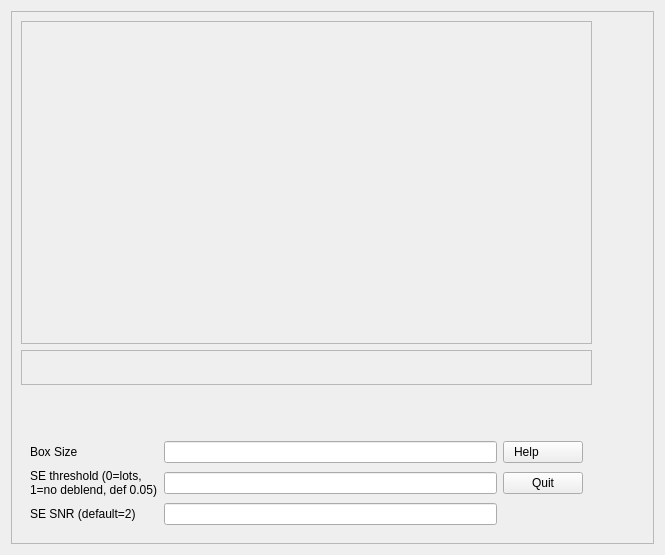
<?xml version="1.0" encoding="UTF-8"?>
<ui version="4.0">
 <class>Form</class>
 <widget class="QWidget" name="Form">
  <property name="geometry">
   <rect>
    <x>0</x>
    <y>0</y>
    <width>665</width>
    <height>555</height>
   </rect>
  </property>
  <property name="windowTitle">
   <string>Form</string>
  </property>
  <layout class="QGridLayout" name="gridLayout">
   <item row="0" column="0">
    <widget class="QFrame" name="mainframe">
     <property name="frameShape">
      <enum>QFrame::StyledPanel</enum>
     </property>
     <property name="frameShadow">
      <enum>QFrame::Raised</enum>
     </property>
     <layout class="QGridLayout" name="gridLayout_2">
      <item row="9" column="5">
       <widget class="QWidget" name="widget_3" native="true"/>
      </item>
      <item row="4" column="12">
       <widget class="QWidget" name="widget_10" native="true"/>
      </item>
      <item row="9" column="4">
       <widget class="QWidget" name="widget_4" native="true"/>
      </item>
      <item row="9" column="2">
       <widget class="QWidget" name="widget_11" native="true"/>
      </item>
      <item row="6" column="12">
       <widget class="QWidget" name="widget_9" native="true"/>
      </item>
      <item row="7" column="12">
       <widget class="QWidget" name="widget_2" native="true"/>
      </item>
      <item row="1" column="12">
       <widget class="QWidget" name="widget_14" native="true"/>
      </item>
      <item row="5" column="12">
       <widget class="QWidget" name="widget_7" native="true"/>
      </item>
      <item row="9" column="1">
       <widget class="QWidget" name="widget_13" native="true"/>
      </item>
      <item row="3" column="12">
       <widget class="QWidget" name="widget_8" native="true"/>
      </item>
      <item row="9" column="7">
       <widget class="QWidget" name="widget" native="true"/>
      </item>
      <item row="9" column="9">
       <widget class="QWidget" name="widget_20" native="true"/>
      </item>
      <item row="2" column="12">
       <widget class="QWidget" name="widget_15" native="true"/>
      </item>
      <item row="0" column="1" rowspan="8" colspan="11">
       <widget class="QFrame" name="cutouts">
        <property name="frameShape">
         <enum>QFrame::StyledPanel</enum>
        </property>
        <property name="frameShadow">
         <enum>QFrame::Raised</enum>
        </property>
        <layout class="QGridLayout" name="cutoutsLayout">
         <item row="0" column="0">
          <widget class="QWidget" name="dummyWidget" native="true"/>
         </item>
        </layout>
       </widget>
      </item>
      <item row="9" column="12">
       <widget class="QWidget" name="widget_5" native="true"/>
      </item>
      <item row="9" column="3">
       <widget class="QWidget" name="widget_12" native="true"/>
      </item>
      <item row="0" column="12">
       <widget class="QWidget" name="widget_6" native="true"/>
      </item>
      <item row="9" column="6">
       <widget class="QWidget" name="widget_19" native="true"/>
      </item>
      <item row="9" column="10">
       <widget class="QWidget" name="widget_17" native="true"/>
      </item>
      <item row="9" column="8">
       <widget class="QWidget" name="widget_18" native="true"/>
      </item>
      <item row="9" column="11">
       <widget class="QWidget" name="widget_16" native="true"/>
      </item>
      <item row="8" column="1" colspan="11">
       <widget class="QFrame" name="readoutframe">
        <property name="frameShape">
         <enum>QFrame::StyledPanel</enum>
        </property>
        <property name="frameShadow">
         <enum>QFrame::Raised</enum>
        </property>
        <layout class="QGridLayout" name="readoutGridLayout"/>
       </widget>
      </item>
      <item row="10" column="1" rowspan="2" colspan="11">
       <widget class="QWidget" name="buttonWidget" native="true">
        <property name="mouseTracking">
         <bool>true</bool>
        </property>
        <layout class="QGridLayout" name="gridLayout_3">
         <item row="1" column="2">
          <widget class="QLineEdit" name="seThresholdLineEdit"/>
         </item>
         <item row="0" column="1">
          <widget class="QLabel" name="label_3">
           <property name="text">
            <string>Box Size</string>
           </property>
          </widget>
         </item>
         <item row="1" column="1">
          <widget class="QLabel" name="label">
           <property name="text">
            <string>SE threshold (0=lots, 1=no deblend, def 0.05)</string>
           </property>
           <property name="wordWrap">
            <bool>true</bool>
           </property>
          </widget>
         </item>
         <item row="0" column="3">
          <widget class="QPushButton" name="mhelpButton">
           <property name="text">
            <string>Help          </string>
           </property>
          </widget>
         </item>
         <item row="2" column="1">
          <widget class="QLabel" name="label_2">
           <property name="text">
            <string>SE SNR (default=2)</string>
           </property>
          </widget>
         </item>
         <item row="2" column="2">
          <widget class="QLineEdit" name="seSNRLineEdit"/>
         </item>
         <item row="1" column="3">
          <widget class="QPushButton" name="mquitButton">
           <property name="text">
            <string>Quit</string>
           </property>
          </widget>
         </item>
         <item row="0" column="2">
          <widget class="QLineEdit" name="boxSizeLineEdit"/>
         </item>
        </layout>
       </widget>
      </item>
     </layout>
    </widget>
   </item>
  </layout>
 </widget>
 <resources/>
 <connections/>
</ui>
